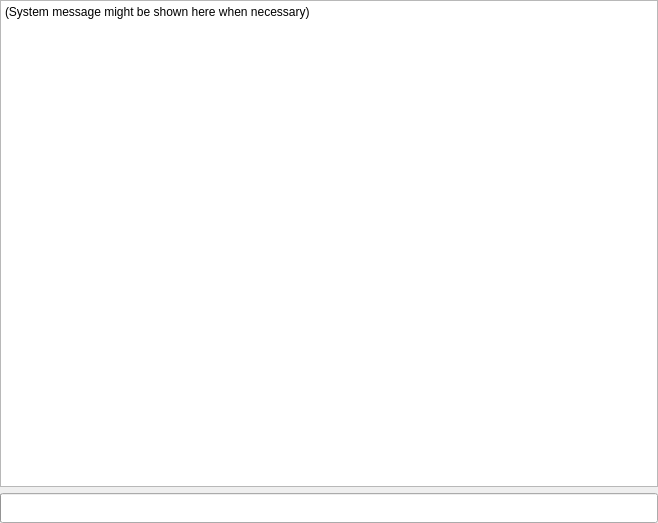
<?xml version="1.0" encoding="UTF-8"?>
<ui version="4.0">
 <class>_plugincontainer_top_widget</class>
 <widget class="PluginContainerWidget" name="_plugincontainer_top_widget">
  <property name="geometry">
   <rect>
    <x>0</x>
    <y>0</y>
    <width>658</width>
    <height>523</height>
   </rect>
  </property>
  <property name="minimumSize">
   <size>
    <width>200</width>
    <height>250</height>
   </size>
  </property>
  <property name="windowTitle">
   <string>PluginContainer Widget</string>
  </property>
  <layout class="QVBoxLayout" name="vlayout_top">
   <property name="spacing">
    <number>0</number>
   </property>
   <property name="margin">
    <number>0</number>
   </property>
   <item>
    <widget class="QSplitter" name="_splitter">
     <property name="orientation">
      <enum>Qt::Vertical</enum>
     </property>
     <property name="handleWidth">
      <number>9</number>
     </property>
     <widget class="QWidget" name="_sysout_widget">
      <layout class="QVBoxLayout" name="_vlayout_sysout">
       <property name="sizeConstraint">
        <enum>QLayout::SetMaximumSize</enum>
       </property>
       <item>
        <widget class="QTextBrowser" name="_sysmsg_widget">
         <property name="minimumSize">
          <size>
           <width>200</width>
           <height>75</height>
          </size>
         </property>
         <property name="html">
          <string>&lt;!DOCTYPE HTML PUBLIC &quot;-//W3C//DTD HTML 4.0//EN&quot; &quot;http://www.w3.org/TR/REC-html40/strict.dtd&quot;&gt;
&lt;html&gt;&lt;head&gt;&lt;meta name=&quot;qrichtext&quot; content=&quot;1&quot; /&gt;&lt;style type=&quot;text/css&quot;&gt;
p, li { white-space: pre-wrap; }
&lt;/style&gt;&lt;/head&gt;&lt;body style=&quot; font-family:'Sans Serif'; font-size:9pt; font-weight:400; font-style:normal;&quot;&gt;
&lt;p style=&quot; margin-top:0px; margin-bottom:0px; margin-left:0px; margin-right:0px; -qt-block-indent:0; text-indent:0px;&quot;&gt;(System message might be shown here when necessary)&lt;/p&gt;&lt;/body&gt;&lt;/html&gt;</string>
         </property>
        </widget>
       </item>
       <item>
        <widget class="QProgressBar" name="_sysprogress_bar">
         <property name="minimumSize">
          <size>
           <width>200</width>
           <height>30</height>
          </size>
         </property>
        </widget>
       </item>
      </layout>
     </widget>
    </widget>
   </item>
  </layout>
 </widget>
 <customwidgets>
  <customwidget>
   <class>PluginContainerWidget</class>
   <extends>QWidget</extends>
   <header>rqt_py_common.plugin_container_widget</header>
   <container>1</container>
  </customwidget>
 </customwidgets>
 <resources/>
 <connections/>
</ui>
